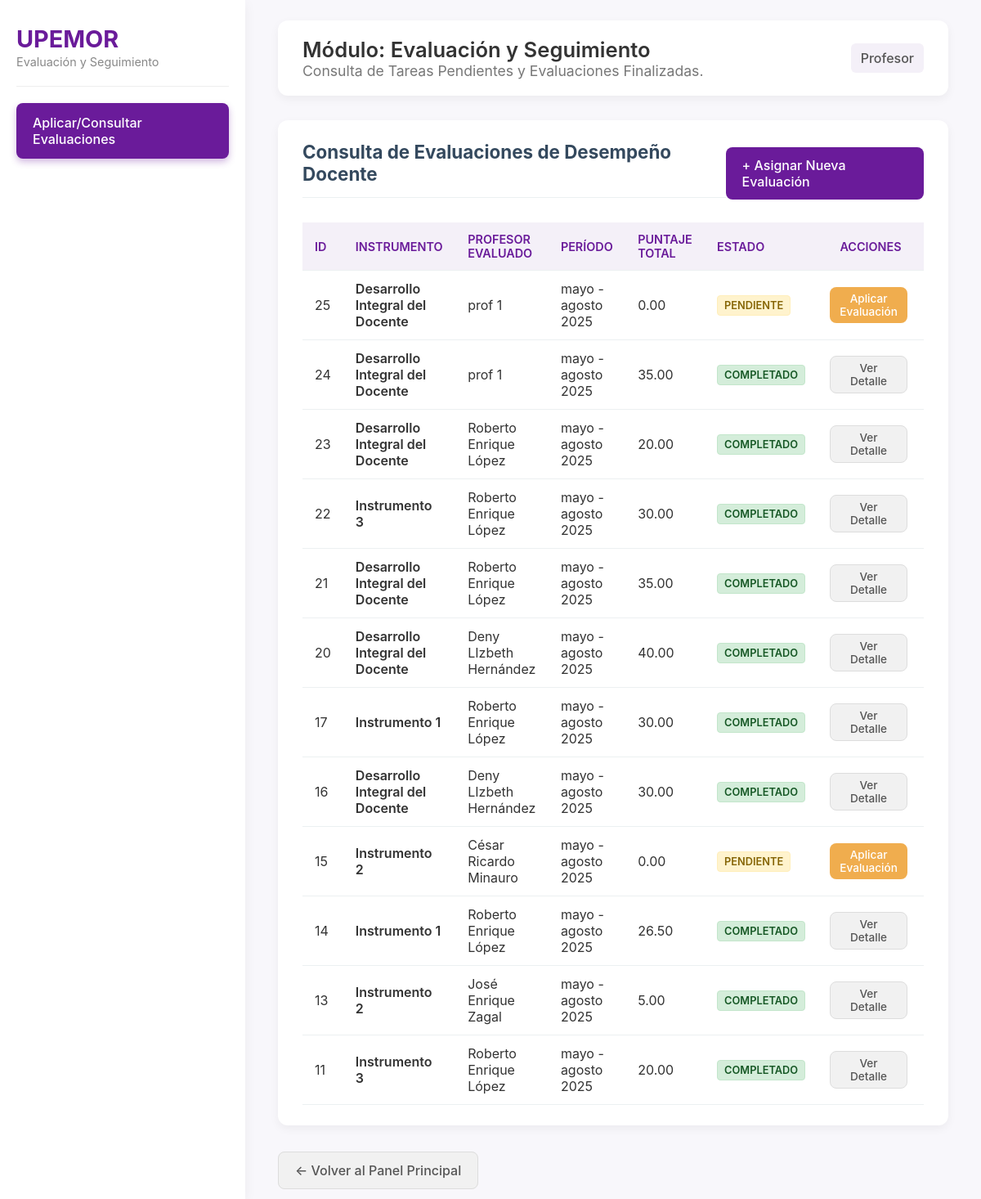
Page /index.php?controlador=aplicacion&accion=consultarAplicaciones (signed in) on the committed database.
### tables this page shows
CREATE TABLE `aplicacioninstrumento` (
  `id_aplicacion` int(11) NOT NULL AUTO_INCREMENT,
  `puntaje` decimal(5,2) NOT NULL,
  `observaciones` text DEFAULT NULL,
  `id_instrumento` int(11) DEFAULT NULL,
  `id_profesor` int(11) DEFAULT NULL,
  `id_periodo` int(11) DEFAULT NULL,
  `id_evaluador` int(11) DEFAULT NULL COMMENT 'ID del usuario (profesor.id_profesor) que realiza la evaluación',
  `estado` varchar(45) NOT NULL DEFAULT 'pendiente',
  `asignatura` varchar(255) DEFAULT NULL,
  `cuatrimestre` varchar(45) DEFAULT NULL,
  `fecha_evaluacion` date DEFAULT NULL,
  PRIMARY KEY (`id_aplicacion`),
  KEY `id_instrumento` (`id_instrumento`),
  KEY `id_profesor` (`id_profesor`),
  KEY `id_periodo` (`id_periodo`),
  KEY `id_evaluador` (`id_evaluador`),
  CONSTRAINT `aplicacioninstrumento_ibfk_1` FOREIGN KEY (`id_instrumento`) REFERENCES `instrumento` (`id_instrumento`) ON DELETE SET NULL ON UPDATE CASCADE,
  CONSTRAINT `aplicacioninstrumento_ibfk_2` FOREIGN KEY (`id_profesor`) REFERENCES `profesor` (`id_profesor`) ON DELETE SET NULL ON UPDATE CASCADE,
  CONSTRAINT `aplicacioninstrumento_ibfk_3` FOREIGN KEY (`id_periodo`) REFERENCES `periodo` (`id_periodo`) ON DELETE SET NULL ON UPDATE CASCADE,
  CONSTRAINT `aplicacioninstrumento_ibfk_4` FOREIGN KEY (`id_evaluador`) REFERENCES `profesor` (`id_profesor`) ON DELETE SET NULL ON UPDATE CASCADE
);

CREATE TABLE `instrumento` (
  `id_instrumento` int(11) NOT NULL AUTO_INCREMENT,
  `nombre` varchar(45) NOT NULL,
  `descripcion` text NOT NULL,
  PRIMARY KEY (`id_instrumento`)
);

CREATE TABLE `profesor` (
  `id_profesor` int(11) NOT NULL AUTO_INCREMENT,
  `nombre` varchar(45) NOT NULL,
  `apellido_pa` varchar(45) NOT NULL,
  `apellido_ma` varchar(45) NOT NULL,
  `sexo` varchar(45) NOT NULL,
  `matricula` varchar(45) NOT NULL,
  `pass` varchar(255) NOT NULL,
  `rol` varchar(45) NOT NULL,
  `grado_academico` varchar(45) NOT NULL,
  PRIMARY KEY (`id_profesor`)
);

CREATE TABLE `periodo` (
  `id_periodo` int(11) NOT NULL AUTO_INCREMENT,
  `nombre` varchar(45) NOT NULL,
  `fecha_inicio` date NOT NULL,
  `fecha_fin` date NOT NULL,
  PRIMARY KEY (`id_periodo`)
);

### app/controllers/AplicacionController.php (called while the page is built, shortened)
<?php
include_once "app/models/AplicacionModel.php";
class AplicacionController {
    private $aplicacionModel;
    public function __construct($connection) {
        $this->aplicacionModel = new AplicacionModel($connection);
    }
    public function consultarAplicaciones() {
        $evaluaciones = $this->aplicacionModel->consultarAplicaciones();
        include_once "app/views/aplicacion/consultarAplicaciones.php";
    }
}

### app/models/AplicacionModel.php (called while the page is built, shortened)
<?php
    class AplicacionModel {
        public $connection;
        public function __construct($connection) {
            $this->connection = $connection;
        }
        public function consultarAplicaciones() {
            $sql = "
                SELECT
                    ai.id_aplicacion,
                    ai.puntaje,
                    ai.estado,
                    p.nombre AS profesor_nombre,
                    p.apellido_pa AS profesor_apellido,
                    i.nombre AS instrumento_nombre,
                    pe.nombre AS periodo_nombre
                FROM
                    aplicacioninstrumento ai
                JOIN
                    profesor p ON ai.id_profesor = p.id_profesor
                JOIN
                    instrumento i ON ai.id_instrumento = i.id_instrumento
                LEFT JOIN
                    periodo pe ON ai.id_periodo = pe.id_periodo
                ORDER BY
                    ai.id_aplicacion DESC";
            $result = $this->connection->query($sql);
            if ($result) {
                return $result->fetch_all(MYSQLI_ASSOC);
            }
            return [];
        }
    }

### app/views/aplicacion/consultarAplicaciones.php (the view, shortened to what this page needs)
<?php
$rol_actual = $_SESSION['rol_usuario'] ?? 'Usuario';
?>
<!DOCTYPE html>
<html lang="es">
<head>
    <link rel="stylesheet" href="public/css/panel_style.css?v=<?php echo time(); ?>">
    <link rel="stylesheet" href="public/css/crud_style.css?v=<?php echo time(); ?>">
</head>
<body>
    <div class="main-container">
        <nav class="sidebar">
            <div class="sidebar-header">
                <span class="logo">UPEMOR</span>
                <span class="logo-sub">Evaluación y Seguimiento</span>
            </div>
            <ul class="sidebar-menu">
                <li><a href="index.php?controlador=aplicacion&accion=consultarAplicaciones" class="sidebar-link active">Aplicar/Consultar Evaluaciones</a></li>
            </ul>
        </nav>
        <div class="main-content">
            <header class="module-header">
                <div class="header-title">
                    <h1>Módulo: Evaluación y Seguimiento</h1>
                    <p>Consulta de Tareas Pendientes y Evaluaciones Finalizadas.</p>
                </div>
                <div class="user-info">
                    <span><?php echo htmlspecialchars($rol_actual); ?></span>
                </div>
            </header>
            <div class="form-card">
                <div class="button-group-header">
                    <h2>Consulta de Evaluaciones de Desempeño Docente</h2>
                    <a href="index.php?controlador=aplicacion&accion=asignar" class="button-primary">
                        + Asignar Nueva Evaluación
                    </a>
                </div>
                <?php if (empty($evaluaciones)): ?>
                    <p class="form-subtitle text-center">No se han encontrado evaluaciones de instrumentos realizadas o pendientes.</p>
                <?php else: ?>
                    <table class="data-table">
                        <thead>
                            <tr>
                                <th>ID</th>
                                <th>Instrumento</th>
                                <th>Profesor Evaluado</th>
                                <th>Período</th>
                                <th>Puntaje Total</th>
                                <th>Estado</th>
                                <th class="text-center">Acciones</th>
                            </tr>
                        </thead>
                        <tbody>
                            <?php foreach ($evaluaciones as $evaluacion): ?>
                                <tr>
                                    <td><?php echo htmlspecialchars($evaluacion['id_aplicacion']); ?></td>
                                    <td class="text-strong"><?php echo htmlspecialchars($evaluacion['instrumento_nombre']); ?></td>
                                    <td><?php echo htmlspecialchars($evaluacion['profesor_nombre'] . ' ' . $evaluacion['profesor_apellido']); ?></td>
                                    <td><?php echo htmlspecialchars($evaluacion['periodo_nombre']); ?></td>
                                    <td><?php echo htmlspecialchars($evaluacion['puntaje']); ?></td>
                                    <td>
                                        <span class="badge
                                            <?php echo $evaluacion['estado'] == 'pendiente' ? 'badge-warning' : 'badge-success'; ?>">
                                            <?php echo htmlspecialchars(ucfirst($evaluacion['estado'])); ?>
                                        </span>
                                    </td>
                                    <td class="text-center">
                                        <?php if ($evaluacion['estado'] == 'pendiente'): ?>
                                            <a href="index.php?controlador=aplicacion&accion=aplicar&id_app=<?php echo $evaluacion['id_aplicacion']; ?>"
                                               class="button-primary btn-table-action btn-pending">
                                                Aplicar Evaluación
                                            </a>
                                        <?php else: ?>
                                            <a href="index.php?controlador=aplicacion&accion=verDetalle&id_app=<?php echo $evaluacion['id_aplicacion']; ?>"
                                               class="button-secondary btn-table-action">
                                                Ver Detalle
                                            </a>
                                        <?php endif; ?>
                                    </td>
                                </tr>
                            <?php endforeach; ?>
                        </tbody>
                    </table>
                <?php endif; ?>
            </div>
            <br>
            <a href="index.php?controlador=acceso&accion=panelPrincipal" class="button-secondary">
                &larr; Volver al Panel Principal
            </a>
        </div>
    </div>
</body>
</html>

### public/css/panel_style.css (style rules this page uses)
html { scroll-behavior: smooth; }
body { margin: 0; font-family: -apple-system, BlinkMacSystemFont, "Segoe UI", Roboto, Helvetica, Arial, sans-serif; background-color: #f8f7fb; color: #333; }
.main-container { display: flex; min-height: 100vh; }
.sidebar { width: 260px; background-color: #ffffff; padding: 20px; box-shadow: 0 4px 15px rgba(0, 0, 0, 0.05); display: flex; flex-direction: column; }
.sidebar-header { padding: 10px 0 20px 0; margin-bottom: 20px; border-bottom: 1px solid #eee; }
.sidebar-header .logo { font-size: 1.8em; font-weight: 700; color: #6a1b9a; display: block; }
.sidebar-header .logo-sub { font-size: 0.9em; color: #888; }
.sidebar-menu { list-style: none; padding: 0; margin: 0; }
.sidebar-link { display: block; padding: 14px 20px; text-decoration: none; color: #555; border-radius: 8px; margin-bottom: 8px; font-weight: 500; transition: all 0.3s ease; }
.sidebar-link.active { background-color: #6a1b9a; color: #ffffff; box-shadow: 0 4px 8px rgba(106, 27, 154, 0.3); }
.main-content { flex: 1; padding: 25px 40px; overflow-y: auto; }
.module-header { display: flex; justify-content: space-between; align-items: center; background-color: #ffffff; padding: 20px 30px; border-radius: 12px; box-shadow: 0 4px 12px rgba(0, 0, 0, 0.05); margin-bottom: 30px; }
.module-header h1 { margin: 0; font-size: 1.6em; color: #333; font-weight: 600; }
.module-header p { margin: 0; font-size: 1.1em; color: #777; }
.user-info { display: flex; align-items: center; gap: 15px; }
.user-info span { font-weight: 500; color: #555; background-color: #f4f0f8; padding: 8px 12px; border-radius: 6px; }

### public/css/crud_style.css (style rules this page uses)
.form-card { background: #fff; border-radius: 12px; padding: 25px 30px; box-shadow: 0 4px 12px rgba(0, 0, 0, 0.05); margin-bottom: 25px; }
.form-card h2 { font-size: 1.4em; color: #34495e; border-bottom: 1px solid #ecf0f1; padding-bottom: 15px; margin-top: 0; margin-bottom: 10px; }
.button-primary, input[type="submit"] { background-color: #6a1b9a; color: white; padding: 12px 20px; border: none; border-radius: 8px; cursor: pointer; font-size: 1em; font-weight: 500; transition: background-color 0.3s; text-decoration: none; }
.button-secondary { background-color: #f1f1f1; color: #555; padding: 12px 20px; border: 1px solid #ddd; border-radius: 8px; cursor: pointer; font-size: 1em; font-weight: 500; transition: background-color 0.3s; text-decoration: none; }
.data-table { width: 100%; border-collapse: collapse; margin-top: 20px; }
.data-table th, .data-table td { padding: 12px 15px; text-align: left; border-bottom: 1px solid #ecf0f1; }
.data-table th { background-color: #f4f0f8; color: #6a1b9a; font-size: 0.9em; font-weight: 600; text-transform: uppercase; }
.button-group-header { display: flex; justify-content: space-between; align-items: center; margin-bottom: 20px; }
.text-center { text-align: center !important; }
.btn-table-action { padding: 6px 12px; font-size: 0.85em; margin-right: 5px; text-decoration: none; display: inline-block; }
.badge { display: inline-block; padding: 4px 8px; border-radius: 4px; font-size: 0.8em; font-weight: 600; text-transform: uppercase; }
.badge-warning { background-color: #fff3cd; color: #856404; border: 1px solid #ffeeba; }
.badge-success { background-color: #d4edda; color: #155724; border: 1px solid #c3e6cb; }
.btn-pending { background-color: #f0ad4e !important; color: white !important; }
.text-strong { font-weight: 600; }

### rows in the picture
aplicacioninstrumento: id_aplicacion "25", id_instrumento.nombre "Desarrollo Integral del Docente", id_profesor.apellido_pa "prof 1", id_periodo.nombre "mayo - agosto 2025", puntaje "0.00", estado "PENDIENTE"
aplicacioninstrumento: id_aplicacion "24", id_instrumento.nombre "Desarrollo Integral del Docente", id_profesor.apellido_pa "prof 1", id_periodo.nombre "mayo - agosto 2025", puntaje "35.00", estado "COMPLETADO"
aplicacioninstrumento: id_aplicacion "23", id_instrumento.nombre "Desarrollo Integral del Docente", id_profesor.apellido_pa "Roberto Enrique López", id_periodo.nombre "mayo - agosto 2025", puntaje "20.00", estado "COMPLETADO"
aplicacioninstrumento: id_aplicacion "22", id_instrumento.nombre "Instrumento 3", id_profesor.apellido_pa "Roberto Enrique López", id_periodo.nombre "mayo - agosto 2025", puntaje "30.00", estado "COMPLETADO"
aplicacioninstrumento: id_aplicacion "21", id_instrumento.nombre "Desarrollo Integral del Docente", id_profesor.apellido_pa "Roberto Enrique López", id_periodo.nombre "mayo - agosto 2025", puntaje "35.00", estado "COMPLETADO"
aplicacioninstrumento: id_aplicacion "20", id_instrumento.nombre "Desarrollo Integral del Docente", id_profesor.apellido_pa "Deny LIzbeth Hernández", id_periodo.nombre "mayo - agosto 2025", puntaje "40.00", estado "COMPLETADO"
aplicacioninstrumento: id_aplicacion "17", id_instrumento.nombre "Instrumento 1", id_profesor.apellido_pa "Roberto Enrique López", id_periodo.nombre "mayo - agosto 2025", puntaje "30.00", estado "COMPLETADO"
aplicacioninstrumento: id_aplicacion "16", id_instrumento.nombre "Desarrollo Integral del Docente", id_profesor.apellido_pa "Deny LIzbeth Hernández", id_periodo.nombre "mayo - agosto 2025", puntaje "30.00", estado "COMPLETADO"
aplicacioninstrumento: id_aplicacion "15", id_instrumento.nombre "Instrumento 2", id_profesor.apellido_pa "César Ricardo Minauro", id_periodo.nombre "mayo - agosto 2025", puntaje "0.00", estado "PENDIENTE"
aplicacioninstrumento: id_aplicacion "14", id_instrumento.nombre "Instrumento 1", id_profesor.apellido_pa "Roberto Enrique López", id_periodo.nombre "mayo - agosto 2025", puntaje "26.50", estado "COMPLETADO"
aplicacioninstrumento: id_aplicacion "13", id_instrumento.nombre "Instrumento 2", id_profesor.apellido_pa "José Enrique Zagal", id_periodo.nombre "mayo - agosto 2025", puntaje "5.00", estado "COMPLETADO"
aplicacioninstrumento: id_aplicacion "11", id_instrumento.nombre "Instrumento 3", id_profesor.apellido_pa "Roberto Enrique López", id_periodo.nombre "mayo - agosto 2025", puntaje "20.00", estado "COMPLETADO"

### other values in the picture
$rol_actual "Profesor"
